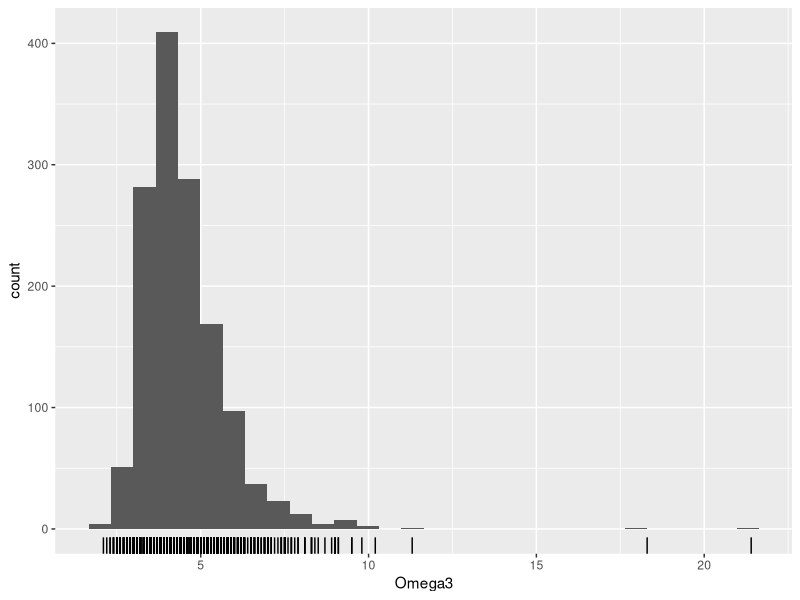
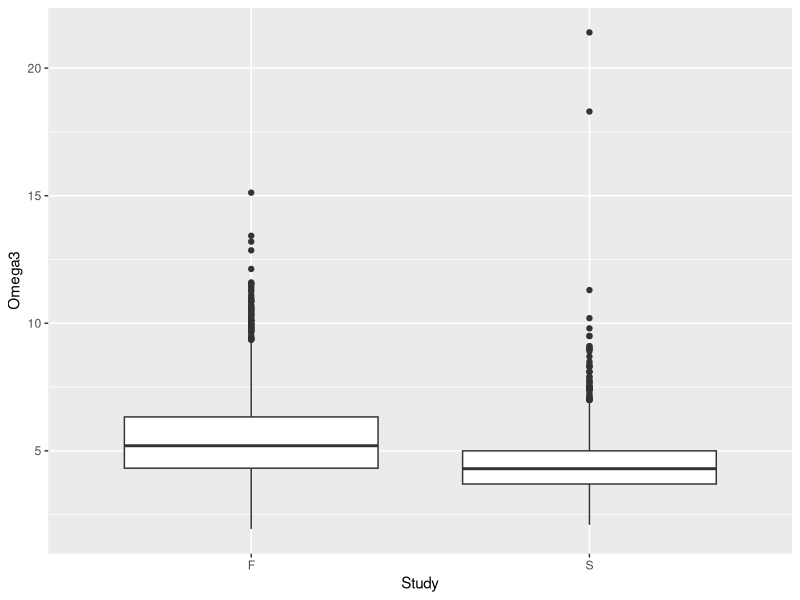
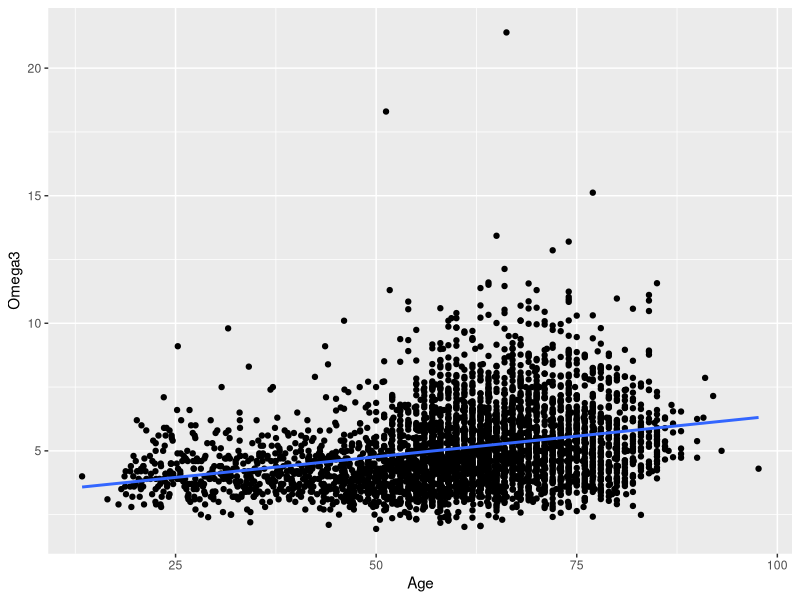
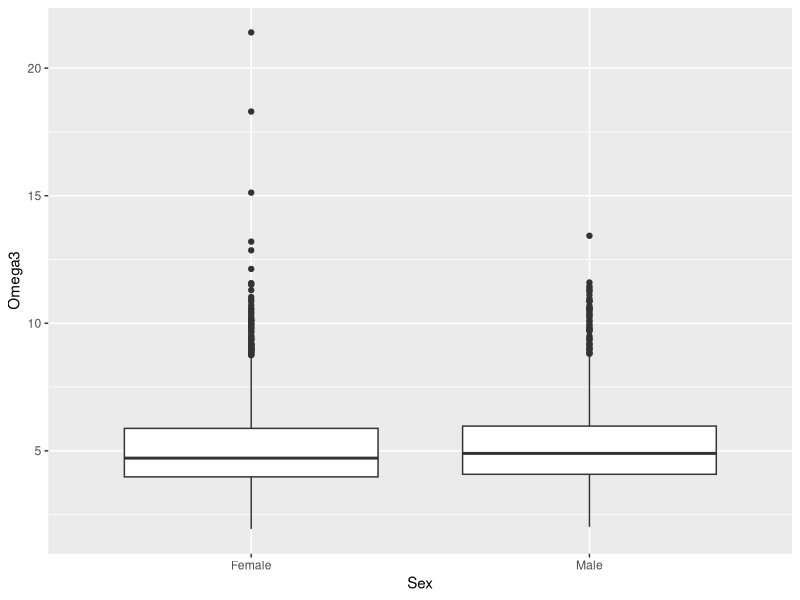
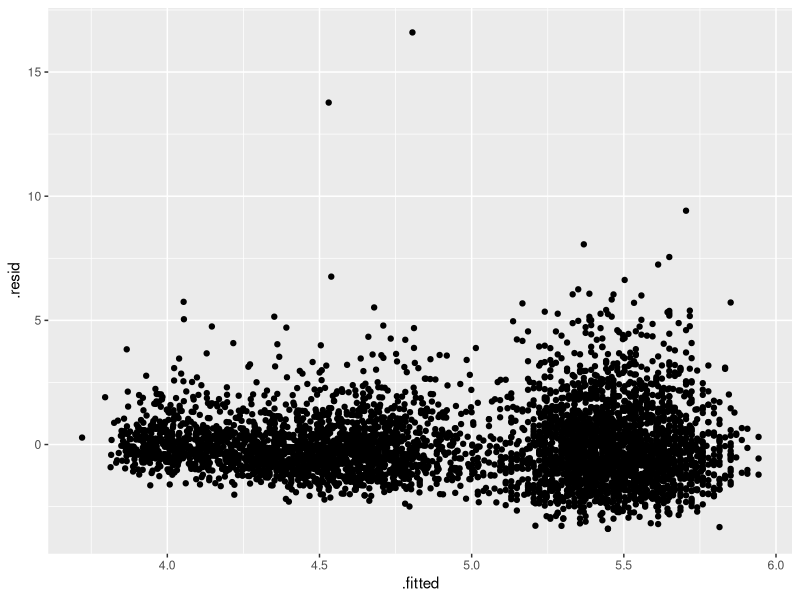

Source code (R) for these figures, in order:
## ---- chunk 1
knitr::opts_chunk$set(echo = TRUE,fig.width=12, fig.height=6,fig.show = "hide")
library(tidyverse)
library(GGally)
library(boot)
library(car)
options(tinytex.verbose = TRUE)
## ---- chunk 2
framing.dat<-read.csv("FraminghamOmega3.csv")
head(framing.dat)
## ---- chunk 3
framing.dat <- framing.dat %>%
  mutate(Omega3=Omega3...)%>%
  select(-`Omega3...`)
## ---- chunk 4
mean(framing.dat$Omega3)
## ---- chunk 5
complete<-complete.cases(framing.dat)
sum(complete)
nrow(framing.dat)
## ---- chunk 6
fram.complete <- framing.dat %>% drop_na()
## ---- chunk 7
fram.mis<- framing.dat %>% filter(is.na(Omega3))
## ---- chunk 8
t.test(fram.complete$Age,fram.mis$Age)
## ---- chunk 9
screen.dat<-read.csv("ScreeningsOmega3.csv")
screen.dat <- screen.dat %>%
  mutate(Omega3=Omega3...)%>%
  select(-Omega3...)
head(screen.dat)
## ---- chunk 10
screen.full <- screen.dat %>% drop_na()
nrow(screen.dat)
nrow(screen.full)
## ---- chunk 11
screen.mis<- screen.dat %>% filter(is.na(Sex))
screen.mis %>% summarize(count=n(),mean.Omeg=mean(Omega3),sd.Omeg=sd(Omega3),mean.age=mean(Age),sd.age=sd(Age))
## ---- chunk 12
screen.full %>% summarize(count=n(),mean.Omeg=mean(Omega3),sd.Omeg=sd(Omega3),mean.age=mean(Age),sd.age=sd(Age))
## ---- chunk 13
screen.full%>%ggplot(aes(x=Omega3))+
  geom_histogram()+
  geom_rug(sides="b")
## ---- chunk 14
screen.full<- screen.full %>% mutate(Study="S")
fram.complete <- fram.complete %>% mutate(Study="F")
fulldat <- bind_rows(screen.full,fram.complete)
## ---- chunk 15
fulldat %>% ggplot(aes(x=Study,y=Omega3))+
  geom_boxplot()
## ---- chunk 16
fulldat %>% group_by(Study)%>%
  summarize(mean=mean(Omega3),sd=sd(Omega3),obs=n())
## ---- chunk 17
fulldat %>% group_by(Study)%>%
  summarize(mean=mean(Age),sd=sd(Age),obs=n())
## ---- chunk 18
fulldat %>% ggplot(aes(x=Age,y=Omega3))+
  geom_point()+
  stat_smooth(method="lm",se=FALSE)
  
## ---- chunk 19
fulldat %>% ggplot(aes(x=Sex,y=Omega3))+
  geom_boxplot()
## ---- chunk 20
screen.dat<- screen.dat %>% mutate(Study="S")
fulldat.mod <- bind_rows(screen.dat,fram.complete)
## ---- chunk 21
fulldat.mod <- fulldat.mod %>%
  mutate(Sex=as.character(Sex))%>%
  replace_na(list(Sex="Missing"))
## ---- chunk 22
omega.lm <- lm(Omega3~Age+Sex+Study,data=fulldat.mod)
summary(omega.lm)
Anova(omega.lm,type="III")
## ---- chunk 23
omega.lm %>% ggplot(aes(x=.fitted,y=.resid))+
  geom_point()
## ---- chunk 24
fulldat.removed <- fulldat.mod %>% filter(omega.lm$residuals<10)
## ---- chunk 25
omega.mod.lm <- lm(Omega3~Age+Sex+Study,data=fulldat.removed)
summary(omega.mod.lm)
